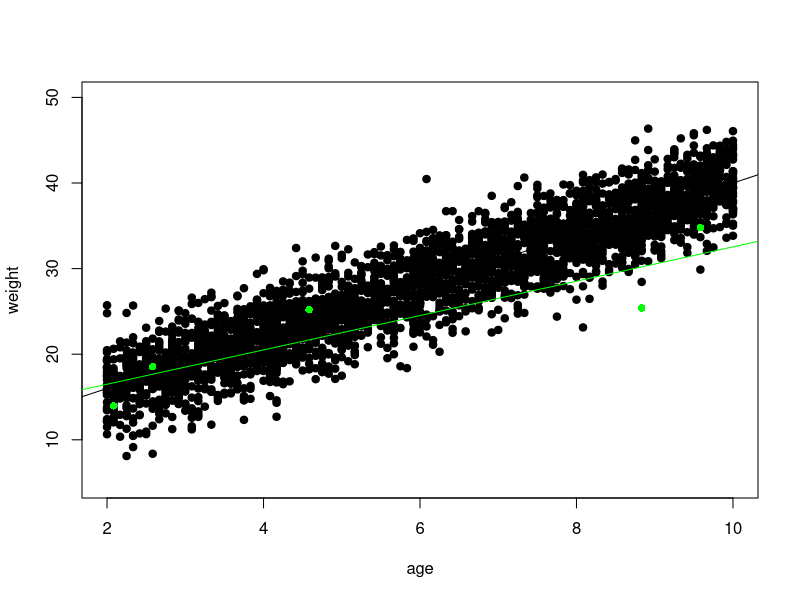

Write R code to recreate this figure.
#아이들 몸무게 모델링(잡음)
#목표: 한국 전체 아이들 (2~10세)의 나이별 몸무게 추세 추정

#실제 추세선 / 몸무게가 결정되는 공식(임의)
true_func <- function(x){
  result <- x * 3 + 10 # x = 나이 
  return(result)
}

age <- sample(seq(2, 10, by = 1/12), 3000, replace = TRUE)
variation <- rnorm(length(age)) * 3

weight <- true_func(age) + variation

plot(age, weight, pch = 19, ylim = c(5, 50), xlim = c(2, 10))
abline(10, 3, col = "black")

#실제의 데이터 조사: 5명을 모집
mysample_age <- sample(seq(2, 10, by = 1/12), 5, replace = TRUE)
mysample_weight <- true_func(mysample_age) + rnorm(length(mysample_age)) * 3
points(mysample_age, mysample_weight, pch = 16, col = "green")

#주어진 데이터를 사용한 회귀 직선 계산: lm()
result <- lm(mysample_weight ~ mysample_age) #(종속변수 ~ 독립변수)
abline(result, col = "green")


